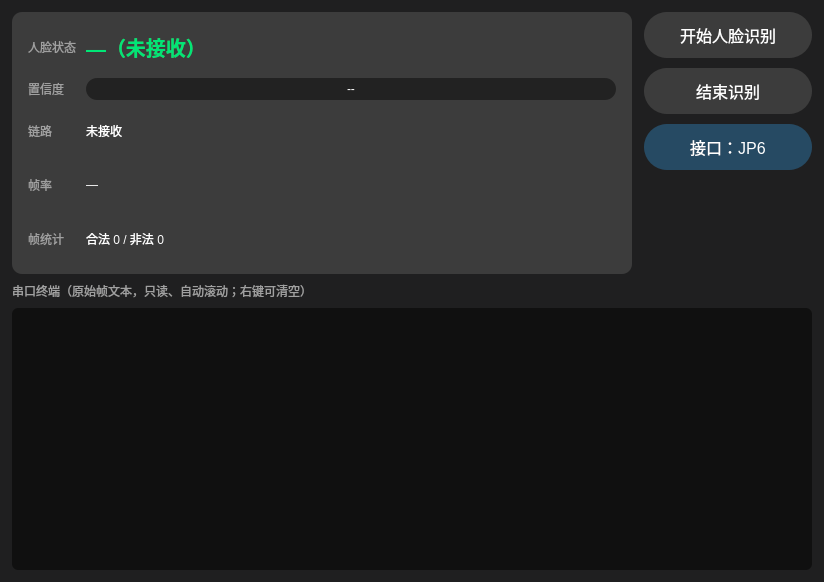
<?xml version="1.0" encoding="UTF-8"?>
<ui version="4.0">
 <class>faceDetect</class>
 <widget class="QWidget" name="faceDetect">
  <property name="geometry">
   <rect>
    <x>0</x>
    <y>0</y>
    <width>824</width>
    <height>582</height>
   </rect>
  </property>
  <property name="minimumSize">
   <size>
    <width>824</width>
    <height>560</height>
   </size>
  </property>
  <property name="windowTitle">
   <string>Form</string>
  </property>
  <property name="styleSheet">
   <string notr="true">#faceDetect { background-color: rgb(31, 31, 32); }</string>
  </property>
  <layout class="QVBoxLayout" name="mainLayout">
   <property name="spacing">
    <number>8</number>
   </property>
   <property name="leftMargin">
    <number>12</number>
   </property>
   <property name="topMargin">
    <number>12</number>
   </property>
   <property name="rightMargin">
    <number>12</number>
   </property>
   <property name="bottomMargin">
    <number>12</number>
   </property>
   <item>
    <layout class="QHBoxLayout" name="topLayout">
     <property name="spacing">
      <number>12</number>
     </property>
     <item>
      <widget class="QFrame" name="vizFrame">
       <property name="minimumSize">
        <size>
         <width>0</width>
         <height>190</height>
        </size>
       </property>
       <property name="styleSheet">
        <string notr="true">QFrame#vizFrame { background:#3c3c3c; border-radius:10px; }</string>
       </property>
       <property name="frameShape">
        <enum>QFrame::NoFrame</enum>
       </property>
       <layout class="QGridLayout" name="vizLayout">
        <property name="leftMargin">
         <number>16</number>
        </property>
        <property name="topMargin">
         <number>12</number>
        </property>
        <property name="rightMargin">
         <number>16</number>
        </property>
        <property name="bottomMargin">
         <number>12</number>
        </property>
        <property name="horizontalSpacing">
         <number>10</number>
        </property>
        <property name="verticalSpacing">
         <number>8</number>
        </property>
        <item row="0" column="0">
         <widget class="QLabel" name="faceStateTitle">
          <property name="styleSheet">
           <string notr="true">color:#a0a0a0;</string>
          </property>
          <property name="text">
           <string>人脸状态</string>
          </property>
         </widget>
        </item>
        <item row="0" column="1">
         <widget class="QLabel" name="faceStateLabel">
          <property name="styleSheet">
           <string notr="true">color:#00e676; font-size:20px; font-weight:bold;</string>
          </property>
          <property name="text">
           <string>—（未接收）</string>
          </property>
         </widget>
        </item>
        <item row="1" column="0">
         <widget class="QLabel" name="scoreTitle">
          <property name="styleSheet">
           <string notr="true">color:#a0a0a0;</string>
          </property>
          <property name="text">
           <string>置信度</string>
          </property>
         </widget>
        </item>
        <item row="1" column="1">
         <widget class="QProgressBar" name="scoreBar">
          <property name="minimumSize">
           <size>
            <width>0</width>
            <height>22</height>
           </size>
          </property>
          <property name="styleSheet">
           <string notr="true">QProgressBar { background:#222; border-radius:11px; color:white; text-align:center; }
QProgressBar::chunk { background:#00a0ff; border-radius:11px; }</string>
          </property>
          <property name="value">
           <number>0</number>
          </property>
          <property name="format">
           <string>--</string>
          </property>
         </widget>
        </item>
        <item row="2" column="0">
         <widget class="QLabel" name="linkTitle">
          <property name="styleSheet">
           <string notr="true">color:#a0a0a0;</string>
          </property>
          <property name="text">
           <string>链路</string>
          </property>
         </widget>
        </item>
        <item row="2" column="1">
         <widget class="QLabel" name="linkLabel">
          <property name="styleSheet">
           <string notr="true">color:white;</string>
          </property>
          <property name="text">
           <string>未接收</string>
          </property>
          <property name="wordWrap">
           <bool>true</bool>
          </property>
         </widget>
        </item>
        <item row="3" column="0">
         <widget class="QLabel" name="fpsTitle">
          <property name="styleSheet">
           <string notr="true">color:#a0a0a0;</string>
          </property>
          <property name="text">
           <string>帧率</string>
          </property>
         </widget>
        </item>
        <item row="3" column="1">
         <widget class="QLabel" name="fpsLabel">
          <property name="styleSheet">
           <string notr="true">color:white;</string>
          </property>
          <property name="text">
           <string>—</string>
          </property>
         </widget>
        </item>
        <item row="4" column="0">
         <widget class="QLabel" name="statsTitle">
          <property name="styleSheet">
           <string notr="true">color:#a0a0a0;</string>
          </property>
          <property name="text">
           <string>帧统计</string>
          </property>
         </widget>
        </item>
        <item row="4" column="1">
         <widget class="QLabel" name="statsLabel">
          <property name="styleSheet">
           <string notr="true">color:white;</string>
          </property>
          <property name="text">
           <string>合法 0 / 非法 0</string>
          </property>
         </widget>
        </item>
       </layout>
      </widget>
     </item>
     <item>
      <layout class="QVBoxLayout" name="buttonLayout">
       <property name="spacing">
        <number>10</number>
       </property>
       <item>
        <widget class="QPushButton" name="startBtn">
         <property name="minimumSize">
          <size>
           <width>168</width>
           <height>46</height>
          </size>
         </property>
         <property name="maximumSize">
          <size>
           <width>200</width>
           <height>46</height>
          </size>
         </property>
         <property name="styleSheet">
          <string notr="true">QPushButton { background:#3c3c3c; color:white; border-radius:23px; font-size:16px; }
QPushButton:pressed { background:#565656; }
QPushButton:disabled { background:#2a2a2a; color:#787878; }</string>
         </property>
         <property name="text">
          <string>开始人脸识别</string>
         </property>
        </widget>
       </item>
       <item>
        <widget class="QPushButton" name="stopBtn">
         <property name="minimumSize">
          <size>
           <width>168</width>
           <height>46</height>
          </size>
         </property>
         <property name="maximumSize">
          <size>
           <width>200</width>
           <height>46</height>
          </size>
         </property>
         <property name="styleSheet">
          <string notr="true">QPushButton { background:#3c3c3c; color:white; border-radius:23px; font-size:16px; }
QPushButton:pressed { background:#565656; }
QPushButton:disabled { background:#2a2a2a; color:#787878; }</string>
         </property>
         <property name="text">
          <string>结束识别</string>
         </property>
        </widget>
       </item>
       <item>
        <widget class="QPushButton" name="deviceBtn">
         <property name="minimumSize">
          <size>
           <width>168</width>
           <height>46</height>
          </size>
         </property>
         <property name="maximumSize">
          <size>
           <width>200</width>
           <height>46</height>
          </size>
         </property>
         <property name="styleSheet">
          <string notr="true">QPushButton { background:#264a63; color:white; border-radius:23px; font-size:16px; }
QPushButton:pressed { background:#356a8c; }</string>
         </property>
         <property name="text">
          <string>接口：JP6</string>
         </property>
        </widget>
       </item>
       <item>
        <spacer name="buttonSpacer">
         <property name="orientation">
          <enum>Qt::Vertical</enum>
         </property>
         <property name="sizeHint" stdset="0">
          <size>
           <width>20</width>
           <height>40</height>
          </size>
         </property>
        </spacer>
       </item>
      </layout>
     </item>
    </layout>
   </item>
   <item>
    <widget class="QLabel" name="terminalTitle">
     <property name="styleSheet">
      <string notr="true">color:#a0a0a0;</string>
     </property>
     <property name="text">
      <string>串口终端（原始帧文本，只读、自动滚动；右键可清空）</string>
     </property>
    </widget>
   </item>
   <item>
    <widget class="QPlainTextEdit" name="terminalEdit">
     <property name="styleSheet">
      <string notr="true">QPlainTextEdit#terminalEdit { background:#101010; color:#d0d0d0; border-radius:6px; }</string>
     </property>
     <property name="readOnly">
      <bool>true</bool>
     </property>
    </widget>
   </item>
  </layout>
 </widget>
 <resources/>
 <connections/>
</ui>
